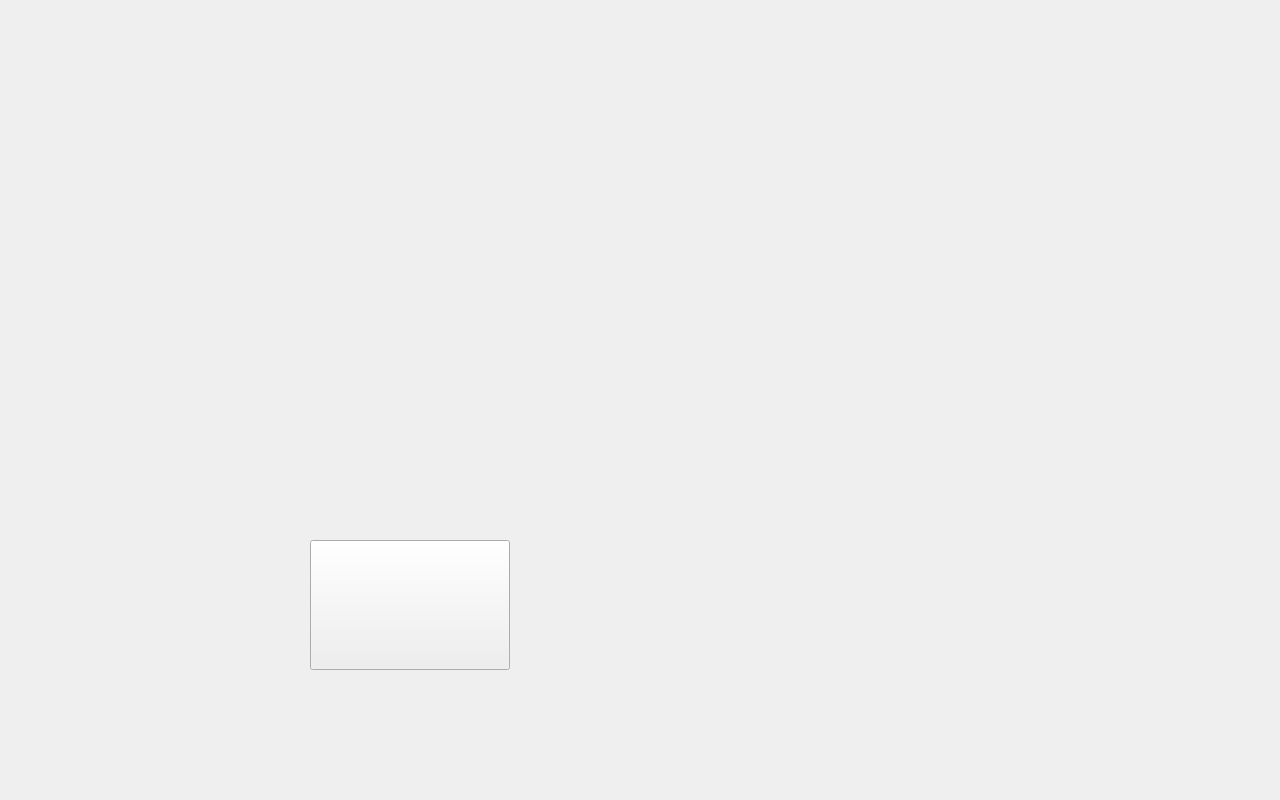
<?xml version="1.0" encoding="UTF-8"?>
<ui version="4.0">
 <class>formatwindow</class>
 <widget class="QWidget" name="formatwindow">
  <property name="geometry">
   <rect>
    <x>0</x>
    <y>0</y>
    <width>1280</width>
    <height>800</height>
   </rect>
  </property>
  <property name="windowTitle">
   <string>Form</string>
  </property>
  <property name="styleSheet">
   <string notr="true">background-image: url(:/tu/Res/btn_nosel.png);</string>
  </property>
  <widget class="QLabel" name="m_pLb_Msg">
   <property name="geometry">
    <rect>
     <x>350</x>
     <y>330</y>
     <width>901</width>
     <height>141</height>
    </rect>
   </property>
   <property name="styleSheet">
    <string notr="true">color:white;font-size: 55px;font: bold;background-color: transparent;</string>
   </property>
   <property name="text">
    <string/>
   </property>
  </widget>
  <widget class="QPushButton" name="m_pBtn_Confirm">
   <property name="geometry">
    <rect>
     <x>310</x>
     <y>540</y>
     <width>200</width>
     <height>130</height>
    </rect>
   </property>
   <property name="styleSheet">
    <string notr="true">border-image: url(:/tu/Res/btn_confirm.png);
QPushButton{color:white;border:none;background:transparent;font-size: 35px;}</string>
   </property>
   <property name="text">
    <string/>
   </property>
  </widget>
  <widget class="QPushButton" name="m_pBtn_Cancel">
   <property name="geometry">
    <rect>
     <x>590</x>
     <y>540</y>
     <width>200</width>
     <height>130</height>
    </rect>
   </property>
   <property name="styleSheet">
    <string notr="true">border-image: url(:/tu/Res/btn_cancel.png);
color:white;border:none;background:transparent;font-size: 35px</string>
   </property>
   <property name="text">
    <string/>
   </property>
  </widget>
 </widget>
 <resources/>
 <connections/>
</ui>
